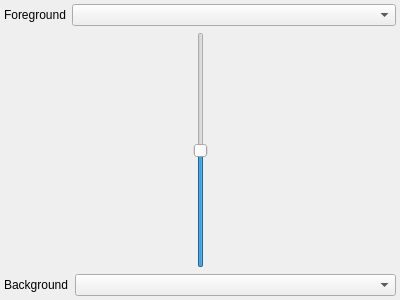
<?xml version="1.0" encoding="UTF-8"?>
<ui version="4.0">
 <class>WWT</class>
 <widget class="QWidget" name="WWT">
  <property name="geometry">
   <rect>
    <x>0</x>
    <y>0</y>
    <width>400</width>
    <height>300</height>
   </rect>
  </property>
  <property name="windowTitle">
   <string>Form</string>
  </property>
  <layout class="QVBoxLayout" name="verticalLayout">
   <property name="margin">
    <number>4</number>
   </property>
   <item>
    <layout class="QHBoxLayout" name="horizontalLayout">
     <item>
      <widget class="QLabel" name="label">
       <property name="text">
        <string>Foreground</string>
       </property>
      </widget>
     </item>
     <item>
      <widget class="QComboBox" name="foreground">
       <property name="sizePolicy">
        <sizepolicy hsizetype="Expanding" vsizetype="Fixed">
         <horstretch>0</horstretch>
         <verstretch>0</verstretch>
        </sizepolicy>
       </property>
      </widget>
     </item>
    </layout>
   </item>
   <item>
    <layout class="QHBoxLayout" name="horizontalLayout_3">
     <item>
      <spacer name="horizontalSpacer_2">
       <property name="orientation">
        <enum>Qt::Horizontal</enum>
       </property>
       <property name="sizeHint" stdset="0">
        <size>
         <width>40</width>
         <height>20</height>
        </size>
       </property>
      </spacer>
     </item>
     <item>
      <widget class="QSlider" name="opacity">
       <property name="maximum">
        <number>100</number>
       </property>
       <property name="value">
        <number>50</number>
       </property>
       <property name="orientation">
        <enum>Qt::Vertical</enum>
       </property>
      </widget>
     </item>
     <item>
      <spacer name="horizontalSpacer">
       <property name="orientation">
        <enum>Qt::Horizontal</enum>
       </property>
       <property name="sizeHint" stdset="0">
        <size>
         <width>40</width>
         <height>20</height>
        </size>
       </property>
      </spacer>
     </item>
    </layout>
   </item>
   <item>
    <layout class="QHBoxLayout" name="horizontalLayout_2">
     <item>
      <widget class="QLabel" name="label_2">
       <property name="text">
        <string>Background</string>
       </property>
      </widget>
     </item>
     <item>
      <widget class="QComboBox" name="background">
       <property name="sizePolicy">
        <sizepolicy hsizetype="Expanding" vsizetype="Fixed">
         <horstretch>0</horstretch>
         <verstretch>0</verstretch>
        </sizepolicy>
       </property>
      </widget>
     </item>
    </layout>
   </item>
  </layout>
 </widget>
 <resources/>
 <connections/>
</ui>
